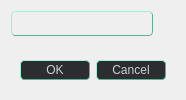
<?xml version="1.0" encoding="UTF-8"?>
<ui version="4.0">
 <class>AqEnterPassWidget</class>
 <widget class="QWidget" name="AqEnterPassWidget">
  <property name="geometry">
   <rect>
    <x>0</x>
    <y>0</y>
    <width>182</width>
    <height>96</height>
   </rect>
  </property>
  <property name="windowTitle">
   <string>Form</string>
  </property>
  <property name="styleSheet">
   <string notr="true">* {
	border: none;
	padding: 0;
	margin: 0;
	color: #fff;
}

QLineEdit{
border-left: 1px solid #9ef1d3; 
border-top: 1px solid #9ef1d3; 
border-bottom: 1px solid #5bb192; 
border-right: 1px solid #5bb192;
background-color: #2b2d30; 
border-radius: 4px; 
}

#AqWatchListWidget {
	background-color: #2c313c;
}

QLabel {
	min-height: 30px;
	font-size: 12pt;
}

QLineEdit{
	background-color: transparent;
}

QPushButton {
	border: 1px solid #637A7B;
}

QPushButton {
	 border-left: 1px solid #9ef1d3;
	border-top: 1px solid #9ef1d3;
 	border-bottom: 1px solid #5bb192;
	border-right: 1px solid #5bb192;
 	color: #D0D0D0;
	background-color: #2b2d30;
	border-radius: 4px;
}

QPushButton:hover {
	background-color: #3c3e41;
}
QPushButton:pressed {
	 background-color: #429061;
}

QHeaderView::section {
    border: 1px solid #1e1f22;
    color: #D0D0D0;
    background-color: #2b2d30;
    padding-left: 6px;
}

QMenu {
     color: #D0D0D0;
}

QMenu::item:selected {
	background-color: #3a3a3a;
    color: #FFFFFF;
}

 QMenu::item:disabled {
    color: #808080; /* Цвет для неактивных действий */
}

#showPassBtn{
	background-color: transparent;
	border: none;
}</string>
  </property>
  <layout class="QVBoxLayout" name="verticalLayout">
   <property name="spacing">
    <number>15</number>
   </property>
   <item>
    <widget class="AqPasswordLineEditFrame" name="passLineFrame">
     <property name="frameShape">
      <enum>QFrame::StyledPanel</enum>
     </property>
     <property name="frameShadow">
      <enum>QFrame::Raised</enum>
     </property>
     <layout class="QHBoxLayout" name="horizontalLayout_5">
      <property name="leftMargin">
       <number>0</number>
      </property>
      <property name="topMargin">
       <number>0</number>
      </property>
      <property name="rightMargin">
       <number>0</number>
      </property>
      <property name="bottomMargin">
       <number>0</number>
      </property>
      <item>
       <widget class="QLineEdit" name="passLineEdit">
        <property name="minimumSize">
         <size>
          <width>0</width>
          <height>25</height>
         </size>
        </property>
       </widget>
      </item>
      <item>
       <widget class="QPushButton" name="showPassBtn">
        <property name="sizePolicy">
         <sizepolicy hsizetype="Fixed" vsizetype="Fixed">
          <horstretch>0</horstretch>
          <verstretch>0</verstretch>
         </sizepolicy>
        </property>
        <property name="minimumSize">
         <size>
          <width>16</width>
          <height>16</height>
         </size>
        </property>
        <property name="maximumSize">
         <size>
          <width>16</width>
          <height>16</height>
         </size>
        </property>
        <property name="text">
         <string/>
        </property>
        <property name="icon">
         <iconset resource="../resoursec.qrc">
          <normaloff>:/images/icons/key_eye.png</normaloff>:/images/icons/key_eye.png</iconset>
        </property>
        <property name="iconSize">
         <size>
          <width>16</width>
          <height>16</height>
         </size>
        </property>
        <property name="checkable">
         <bool>true</bool>
        </property>
       </widget>
      </item>
     </layout>
    </widget>
   </item>
   <item>
    <widget class="QFrame" name="buttonFrame">
     <property name="frameShape">
      <enum>QFrame::StyledPanel</enum>
     </property>
     <property name="frameShadow">
      <enum>QFrame::Raised</enum>
     </property>
     <layout class="QHBoxLayout" name="horizontalLayout">
      <item>
       <widget class="QPushButton" name="okBtn">
        <property name="minimumSize">
         <size>
          <width>70</width>
          <height>20</height>
         </size>
        </property>
        <property name="text">
         <string>OK</string>
        </property>
       </widget>
      </item>
      <item>
       <widget class="QPushButton" name="cancelBtn">
        <property name="minimumSize">
         <size>
          <width>70</width>
          <height>20</height>
         </size>
        </property>
        <property name="text">
         <string>Cancel</string>
        </property>
       </widget>
      </item>
     </layout>
    </widget>
   </item>
  </layout>
 </widget>
 <customwidgets>
  <customwidget>
   <class>AqPasswordLineEditFrame</class>
   <extends>QFrame</extends>
   <header location="global">AqPasswordLineEditFrame.h</header>
   <container>1</container>
  </customwidget>
 </customwidgets>
 <resources>
  <include location="../resoursec.qrc"/>
 </resources>
 <connections/>
</ui>
